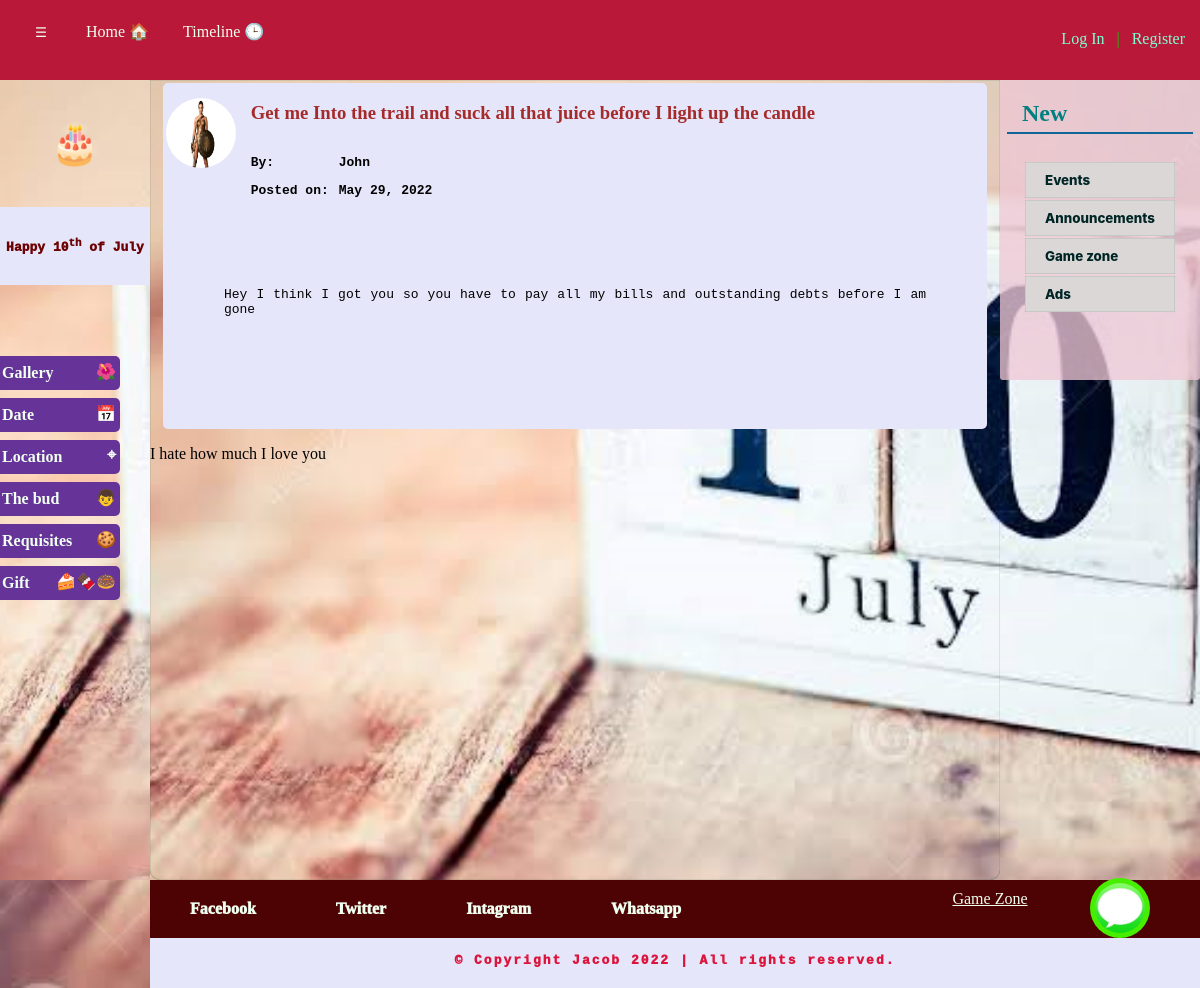
The page /post/8/ on the database its author committed.
### blog/models.py (models this page shows, shortened)
class Post(models.Model):
	title = models.CharField(max_length = 100)
	content = models.TextField()
	date_posted = models.DateTimeField(default=timezone.now)
	author = models.ForeignKey(User, on_delete=models.CASCADE)

### users/models.py (models this page shows, shortened)
class Profile(models.Model):
	user = models.OneToOneField(User, on_delete=models.CASCADE)
	image = models.ImageField(default='default.jpg', upload_to='profile_pics')

### blog/views.py (the view)
# urls.py: path('post/<int:pk>/', PostDetailView.as_view(), name='post-detail'),
class PostDetailView(DetailView):
	model = Post

### blog/templates/blog/post_detail.html (shortened to what this page needs)
{% extends "blog/base.html" %}
{% block content %}
	<div style="background-color: lavender; width: 97%; margin: 0 auto; border-radius: 5px;">
	   <div class="cont" style="margin: 3px">
	   		<div class="image">
	   			<img src="{{ object.author.profile.image.url }}">
	   		</div>
	   		<div>
	   			<h3>{{ object.title }}</h3>
				<div class="cont">
					<div class="pre_author author">
						<p>By:</p>
						<p>Posted on:</p>
					</div>
					<div class="author">
						<p>{{ post.author }}</p>
						<p>{{ post.date_posted|date:"F d, Y" }}</p>
					</div>
				</div>
	   		</div>
	   </div>
	  	<div class="pos_cont">
			<div style="padding: 15px; width: 100%; text-align: justify;">
				<pre style="text-overflow: clip; overflow: hidden; white-space: pre-wrap;">
					<p>{{ post.content}}</p>
				</pre>
			</div>
		</div>
		<br>
		<br>
	</div>
	   <p>I hate how much I love you</p>
{% endblock content %}

### blog/static/blog/main.css (style rules this page uses)
* { box-sizing: border-box; transition-duration: .4s; }
body { margin: 0; padding: 0; display: flex; flex-direction: column; min-height: 100vh; text-align: justify; background-color: rgb(199, 241, 199); }
.image { width: 70px; height: 70px; border-radius: 50%; overflow: hidden; margin-top: 15px; }
.image > img { height: 100%; }
img { width: 100%; height: auto; }
.cont { display: flex; flex-direction: row; }
h3 { color: brown; margin-left: 15px; }
.author { padding-left: 10px; font-family: monospace; font-weight: 600; }
.pos_cont { padding: 5px; border-radius: 5px; width: 90%; margin: 0 auto; margin-top: 15px; background-color: lavender; }
.pre_author { padding-left: 15px; }

### blog/static/blog/main_sub10.css (style rules this page uses)
* { box-sizing: border-box; transition-duration: .4s; }

### rows shown on the page
Post: author.profile.image (picture), title "Get me Into the trail and suck all that juice before I light up the candle", author "John", date_posted "May 29, 2022", content "Hey I think I got you so you have to pay all my bills and outstanding debts before I am gone…"
